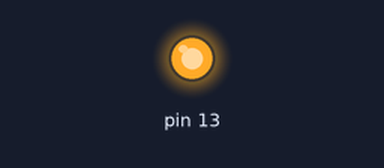
Bench run of a sketch on a simulated Arduino Leonardo, built with avr-gcc and run on an emulated ATmega32U4. On the bench: output pins drawn as LEDs (lit = HIGH).

Above: at 0.05 s.
Timing chart, 0 to 3.0 s (numbered marks = the images above):
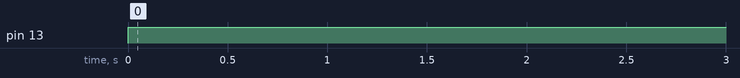

Measured:
- by itself, pin 13: LOW → HIGH at 0.00 s

The sketch:

CODE.ino
```cpp
//timer interruptsz

boolean toggle4 = LOW;

void setup(){

 //set pins as outputs
 pinMode(13, OUTPUT);

cli();//stop interrupts

//set timer4 interrupt at 1Hz
 TCCR4A = 0;// set entire TCCR1A register to 0
 TCCR4B = 0;// same for TCCR1B
 TCNT4  = 0;//initialize counter value to 0
 // set compare match register for 1hz increments
 OCR4A = 15624/1;// = (16*10^6) / (1*1024) - 1 (must be <65536)
 // turn on CTC mode
 TCCR4B |= (1 << WGM12);
 // Set CS12 and CS10 bits for 1024 prescaler
 TCCR4B |= (1 << CS12) | (1 << CS10);
 // enable timer compare interrupt
 TIMSK4 |= (1 << OCIE4A);

sei();//allow interrupts

}//end setup

ISR(TIMER4_COMPA_vect){//timer1 interrupt 1Hz toggles pin 13 (LED)
//generates pulse wave of frequency 1Hz/2 = 0.5kHz (takes two cycles for full wave- toggle high then toggle low)

 digitalWrite(13,toggle4);
 toggle4 = !toggle4;

}

void loop(){
 //do other things here
}
```
